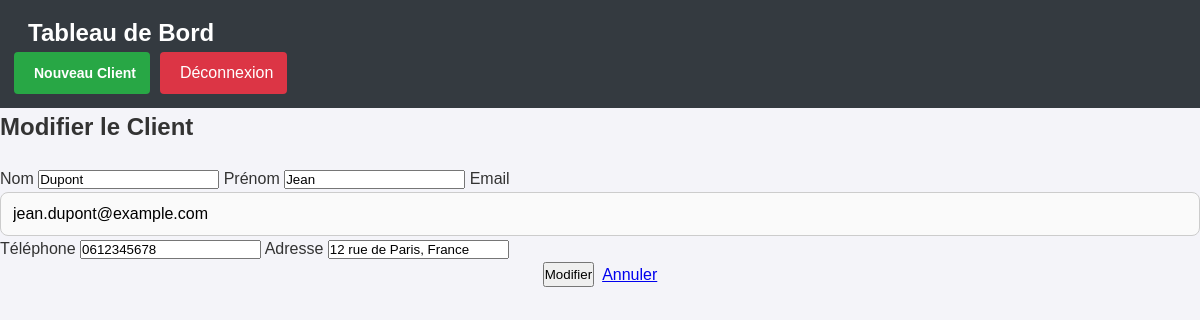
The app's page /app/views/clients/edit.php?id=1 (signed in) with its own data.
### tables this page shows
CREATE TABLE IF NOT EXISTS client (
    id INT AUTO_INCREMENT PRIMARY KEY,
    nom VARCHAR(100) NOT NULL,
    prenom VARCHAR(100) NOT NULL,
    email VARCHAR(100) NOT NULL UNIQUE,
    telephone VARCHAR(20),
    adresse TEXT,
    created_at TIMESTAMP DEFAULT CURRENT_TIMESTAMP
);

### app/views/clients/edit.php (the view, shortened to what this page needs)
<?php
$clientId = isset($_GET['id']) ? intval($_GET['id']) : 0;
if ($clientId > 0) {
    $db = Database::connect();
    $stmt = $db->prepare("SELECT * FROM client WHERE id = :id");
    $stmt->bindValue(':id', $clientId, PDO::PARAM_INT);
    $stmt->execute();
    $client = $stmt->fetch(PDO::FETCH_ASSOC);
}
?>
<!DOCTYPE html>
<html lang="fr">
<head>
    <link rel="stylesheet" href="<?= BASE_URL ?>style.css">
</head>
<body>
<nav class="navbar">
    <div class="container">
        <a href="<?= BASE_URL ?>index.php" class="logo">Tableau de Bord</a>
        <div class="nav-links">
            <a href="<?= BASE_URL ?>app/views/clients/create.php" class="btn-add">
                <i class="fas fa-plus"></i> Nouveau Client
            </a>
            <a href="<?= BASE_URL ?>logout.php" class="btn-logout">
                <i class="fas fa-sign-out-alt"></i> Déconnexion
            </a>
        </div>
    </div>
</nav>
<div class="container">
    <h1 class="table-title">Modifier le Client</h1>
    <form method="POST" class="form-container">
        <label for="nom">Nom</label>
        <input type="text" name="nom" id="nom" value="<?= htmlspecialchars($client['nom'] ?? '') ?>" required>
        <label for="prenom">Prénom</label>
        <input type="text" name="prenom" id="prenom" value="<?= htmlspecialchars($client['prenom'] ?? '') ?>" required>
        <label for="email">Email</label>
        <input type="email" name="email" id="email" value="<?= htmlspecialchars($client['email'] ?? '') ?>" required>
        <label for="telephone">Téléphone</label>
        <input type="text" name="telephone" id="telephone" value="<?= htmlspecialchars($client['telephone'] ?? '') ?>" required>
        <label for="adresse">Adresse</label>
        <input type="text" name="adresse" id="adresse" value="<?= htmlspecialchars($client['adresse'] ?? '') ?>" required>
        <div class="action-buttons">
            <button type="submit" class="btn-save">
                <i class="fas fa-save"></i> Modifier
            </button>
            <a href="<?= BASE_URL ?>index.php?url=dashboard" class="btn-cancel">
                <i class="fas fa-times"></i> Annuler
            </a>
        </div>
    </form>
</div>
</body>
</html>

### style.css (style rules this page uses)
* { box-sizing: border-box; margin: 0; padding: 0; font-family: Arial, Helvetica, sans-serif; }
body { background-color: #f4f4f9; color: #333; line-height: 1.6; }
input[type="email"], input[type="password"] { width: 100%; padding: 12px; border: 1px solid #ccc; border-radius: 8px; font-size: 16px; outline: none; transition: border 0.3s ease; background-color: #fafafa; }
.navbar { background-color: #343a40; padding: 14px; color: #fff; display: flex; justify-content: space-between; align-items: center; }
.navbar .logo { font-size: 24px; font-weight: bold; color: white; text-decoration: none; }
.nav-links { display: flex; gap: 10px; }
.navbar a { color: white; text-decoration: none; padding: 8px 14px; border-radius: 4px; transition: background-color 0.2s; }
.btn-logout { background-color: #dc3545; color: white; padding: 10px 16px; border-radius: 6px; transition: background-color 0.2s; display: flex; align-items: center; }
.btn-add { background-color: #28a745; color: white; padding: 10px 16px; border-radius: 6px; font-size: 14px; font-weight: bold; text-decoration: none; display: inline-flex; align-items: center; justify-content: center; border: none; cursor: pointer; transition: background-color 0.2s ease; }
.table-title { font-size: 24px; color: #333; margin-bottom: 20px; }
.action-buttons { display: flex; justify-content: center; gap: 8px; }

### records on screen
client: nom "Dupont", prenom "Jean", email "jean.dupont@example.com", telephone "0612345678", adresse "12 rue de Paris, France"
